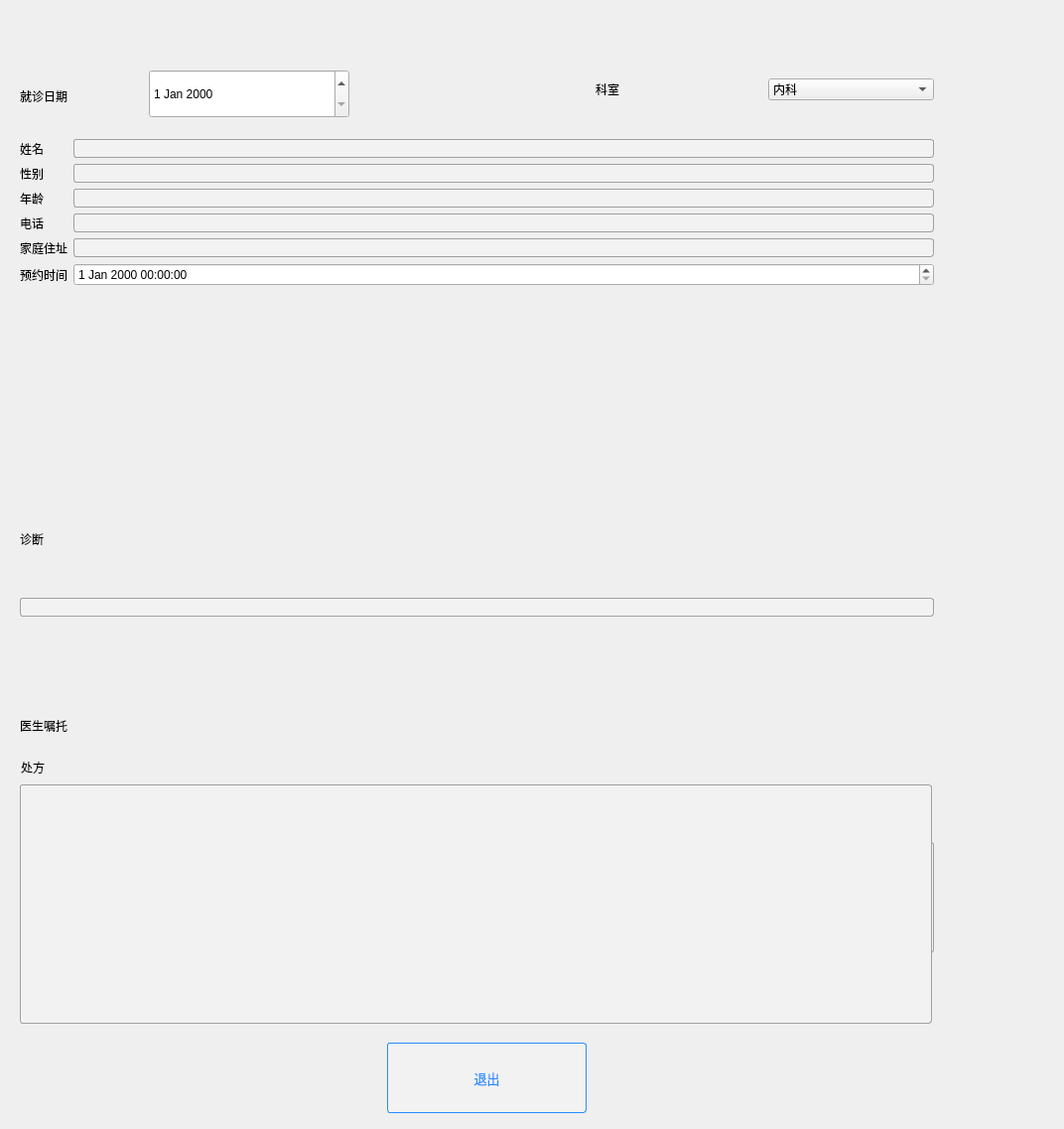
<?xml version="1.0" encoding="UTF-8"?>
<ui version="4.0">
 <class>patientcase</class>
 <widget class="QWidget" name="patientcase">
  <property name="geometry">
   <rect>
    <x>0</x>
    <y>0</y>
    <width>1072</width>
    <height>1137</height>
   </rect>
  </property>
  <property name="windowTitle">
   <string>Form</string>
  </property>
  <property name="styleSheet">
   <string notr="true">#patientcase{border-image: url(:/pitcure/UI3.jpg);}</string>
  </property>
  <widget class="QPushButton" name="exit">
   <property name="geometry">
    <rect>
     <x>390</x>
     <y>1050</y>
     <width>201</width>
     <height>71</height>
    </rect>
   </property>
   <property name="styleSheet">
    <string notr="true">* {
	outline: none; /* 去掉有焦点时的虚线 */
}

QDialog {
	background: #D6DBE9; /* 对话框背景色 */
}

QPushButton {
	border: 1px solid #298DFF; /* QPushButton边框的宽度、样式和颜色 */
	border-radius: 3px; /* 边框圆角 */
	background-color: #F2F2F2; /* 背景颜色 */
	color: #298DFF; /* 文本颜色 */
	font-family: &quot;Microsoft YaHei&quot;; /* 文本字体族 */
	font-size: 10pt; /* 文本字体大小 */
}

QPushButton:hover {	/* 鼠标悬浮在QPushButton上时的状态 */
	background-color: #298DFF;
	color: #F2F2F2;
}

QPushButton:checked { /* QPushButton可选中时的状态 */
	border: 1px solid #FF5242;
	background-color: #F2F2F2;
	color: #FF5242;
}

QPushButton:pressed { /* 鼠标按压在QPushButton上时的状态 */
	background-color: #257FE6;
}

QPushButton:checked:pressed { /* QPushButton处于可选中且鼠标按压在QPushButton上时的状态 */
	background-color: #F2F2F2;
}

QPushButton:disabled { /* QPushButton禁用时的状态 */
	border: 1px solid #CDCDCD;
	background-color: #CDCDCD;
	color: #B4B4B4;
}

QPushButton#ImageButton { /* 定义图片按钮，ImageButton为对象名，在QSS中为特定对象定制样式 */
	border-image: url(&quot;:/Resource/border_image&quot;); /* 使用border-image可以自适应按钮大小 */
	background-color: transparent; /* 不需要背景时可设为透明 */
}

QPushButton#ImageButton:hover {
	border-image: url(&quot;:/Resource/border_image_hover&quot;);
}

QPushButton#ImageButton:pressed {
	border-image: url(&quot;:/Resource/border_image&quot;);
}

QPushButton:menu-indicator { /* QPushButton带有菜单时的菜单指示器 */
	subcontrol-origin：padding; /* 菜单指示器的起始点 */
	subcontrol-position: center right; /* 菜单指示器的位置，处于水平靠右且垂直居中 */
	image: url(:/Resource/down_arrow_normal); /* 菜单指示器的图像 */
}

QPushButton:menu-indicator:hover, QPushButton:menu-indicator:open { /* 鼠标悬浮在菜单指示器上和菜单指示器启用时的状态 */
	position: relative;
	top: 2px;
	left: 2px;
	image: url(:/Resource/down_arrow_hover);
}

QMenu { /* 简单定义菜单样式 */
	border: 1px solid gray;
	border-radius: 3px;
	background-color: #F2F2F2;
}

QMenu::item { /* 菜单项的样式 */
	padding: 0px 0px 0px 40px;
	border: 0px solid transparent;
	background-color: transparent;
	color: #298DFF;
	min-width: 108px; /* 菜单项最小宽度，108+40+1*2=150，使得菜单宽度和QPushButton宽度保持一致 */
	min-height: 30px; /* 菜单项的最小高度 */
}

QMenu::item:selected { /* 菜单项处于选中时的状态 */
	background-color: #298DFF;
	color: #F2F2F2;
}
</string>
   </property>
   <property name="text">
    <string>退出</string>
   </property>
  </widget>
  <widget class="QLabel" name="label">
   <property name="geometry">
    <rect>
     <x>20</x>
     <y>80</y>
     <width>131</width>
     <height>34</height>
    </rect>
   </property>
   <property name="text">
    <string>就诊日期</string>
   </property>
  </widget>
  <widget class="QDateEdit" name="dateEdit">
   <property name="geometry">
    <rect>
     <x>150</x>
     <y>70</y>
     <width>202</width>
     <height>49</height>
    </rect>
   </property>
  </widget>
  <widget class="QWidget" name="formLayoutWidget">
   <property name="geometry">
    <rect>
     <x>20</x>
     <y>140</y>
     <width>921</width>
     <height>342</height>
    </rect>
   </property>
   <layout class="QFormLayout" name="formLayout">
    <item row="0" column="1">
     <widget class="QLineEdit" name="name">
      <property name="styleSheet">
       <string notr="true">* {
	outline: none;
}

QDialog {
	background: #D6DBE9;
}

QLineEdit {
	border: 1px solid #A0A0A0; /* 边框宽度为1px，颜色为#A0A0A0 */
	border-radius: 3px; /* 边框圆角 */
	padding-left: 5px; /* 文本距离左边界有5px */
	background-color: #F2F2F2; /* 背景颜色 */
	color: #A0A0A0; /* 文本颜色 */
	selection-background-color: #A0A0A0; /* 选中文本的背景颜色 */
	selection-color: #F2F2F2; /* 选中文本的颜色 */
	font-family: &quot;Microsoft YaHei&quot;; /* 文本字体族 */
	font-size: 10pt; /* 文本字体大小 */
}

QLineEdit:hover { /* 鼠标悬浮在QLineEdit时的状态 */
	border: 1px solid #298DFF;
	border-radius: 3px;
	background-color: #F2F2F2;
	color: #298DFF;
	selection-background-color: #298DFF;
	selection-color: #F2F2F2;
}

QLineEdit[echoMode=&quot;2&quot;] { /* QLineEdit有输入掩码时的状态 */
	lineedit-password-character: 9679;
	lineedit-password-mask-delay: 2000;
}

QLineEdit:disabled { /* QLineEdit在禁用时的状态 */
	border: 1px solid #CDCDCD;
	background-color: #CDCDCD;
	color: #B4B4B4;
}

QLineEdit:read-only { /* QLineEdit在只读时的状态 */
	background-color: #CDCDCD;
	color: #F2F2F2;
}
</string>
      </property>
     </widget>
    </item>
    <item row="1" column="0">
     <widget class="QLabel" name="label_5">
      <property name="text">
       <string>性别</string>
      </property>
     </widget>
    </item>
    <item row="1" column="1">
     <widget class="QLineEdit" name="sex">
      <property name="styleSheet">
       <string notr="true">* {
	outline: none;
}

QDialog {
	background: #D6DBE9;
}

QLineEdit {
	border: 1px solid #A0A0A0; /* 边框宽度为1px，颜色为#A0A0A0 */
	border-radius: 3px; /* 边框圆角 */
	padding-left: 5px; /* 文本距离左边界有5px */
	background-color: #F2F2F2; /* 背景颜色 */
	color: #A0A0A0; /* 文本颜色 */
	selection-background-color: #A0A0A0; /* 选中文本的背景颜色 */
	selection-color: #F2F2F2; /* 选中文本的颜色 */
	font-family: &quot;Microsoft YaHei&quot;; /* 文本字体族 */
	font-size: 10pt; /* 文本字体大小 */
}

QLineEdit:hover { /* 鼠标悬浮在QLineEdit时的状态 */
	border: 1px solid #298DFF;
	border-radius: 3px;
	background-color: #F2F2F2;
	color: #298DFF;
	selection-background-color: #298DFF;
	selection-color: #F2F2F2;
}

QLineEdit[echoMode=&quot;2&quot;] { /* QLineEdit有输入掩码时的状态 */
	lineedit-password-character: 9679;
	lineedit-password-mask-delay: 2000;
}

QLineEdit:disabled { /* QLineEdit在禁用时的状态 */
	border: 1px solid #CDCDCD;
	background-color: #CDCDCD;
	color: #B4B4B4;
}

QLineEdit:read-only { /* QLineEdit在只读时的状态 */
	background-color: #CDCDCD;
	color: #F2F2F2;
}
</string>
      </property>
     </widget>
    </item>
    <item row="3" column="0">
     <widget class="QLabel" name="label_6">
      <property name="text">
       <string>年龄</string>
      </property>
     </widget>
    </item>
    <item row="3" column="1">
     <widget class="QLineEdit" name="age">
      <property name="styleSheet">
       <string notr="true">* {
	outline: none;
}

QDialog {
	background: #D6DBE9;
}

QLineEdit {
	border: 1px solid #A0A0A0; /* 边框宽度为1px，颜色为#A0A0A0 */
	border-radius: 3px; /* 边框圆角 */
	padding-left: 5px; /* 文本距离左边界有5px */
	background-color: #F2F2F2; /* 背景颜色 */
	color: #A0A0A0; /* 文本颜色 */
	selection-background-color: #A0A0A0; /* 选中文本的背景颜色 */
	selection-color: #F2F2F2; /* 选中文本的颜色 */
	font-family: &quot;Microsoft YaHei&quot;; /* 文本字体族 */
	font-size: 10pt; /* 文本字体大小 */
}

QLineEdit:hover { /* 鼠标悬浮在QLineEdit时的状态 */
	border: 1px solid #298DFF;
	border-radius: 3px;
	background-color: #F2F2F2;
	color: #298DFF;
	selection-background-color: #298DFF;
	selection-color: #F2F2F2;
}

QLineEdit[echoMode=&quot;2&quot;] { /* QLineEdit有输入掩码时的状态 */
	lineedit-password-character: 9679;
	lineedit-password-mask-delay: 2000;
}

QLineEdit:disabled { /* QLineEdit在禁用时的状态 */
	border: 1px solid #CDCDCD;
	background-color: #CDCDCD;
	color: #B4B4B4;
}

QLineEdit:read-only { /* QLineEdit在只读时的状态 */
	background-color: #CDCDCD;
	color: #F2F2F2;
}
</string>
      </property>
     </widget>
    </item>
    <item row="0" column="0">
     <widget class="QLabel" name="label_4">
      <property name="text">
       <string>姓名</string>
      </property>
     </widget>
    </item>
    <item row="4" column="0">
     <widget class="QLabel" name="label_8">
      <property name="text">
       <string>电话</string>
      </property>
     </widget>
    </item>
    <item row="4" column="1">
     <widget class="QLineEdit" name="phone">
      <property name="styleSheet">
       <string notr="true">* {
	outline: none;
}

QDialog {
	background: #D6DBE9;
}

QLineEdit {
	border: 1px solid #A0A0A0; /* 边框宽度为1px，颜色为#A0A0A0 */
	border-radius: 3px; /* 边框圆角 */
	padding-left: 5px; /* 文本距离左边界有5px */
	background-color: #F2F2F2; /* 背景颜色 */
	color: #A0A0A0; /* 文本颜色 */
	selection-background-color: #A0A0A0; /* 选中文本的背景颜色 */
	selection-color: #F2F2F2; /* 选中文本的颜色 */
	font-family: &quot;Microsoft YaHei&quot;; /* 文本字体族 */
	font-size: 10pt; /* 文本字体大小 */
}

QLineEdit:hover { /* 鼠标悬浮在QLineEdit时的状态 */
	border: 1px solid #298DFF;
	border-radius: 3px;
	background-color: #F2F2F2;
	color: #298DFF;
	selection-background-color: #298DFF;
	selection-color: #F2F2F2;
}

QLineEdit[echoMode=&quot;2&quot;] { /* QLineEdit有输入掩码时的状态 */
	lineedit-password-character: 9679;
	lineedit-password-mask-delay: 2000;
}

QLineEdit:disabled { /* QLineEdit在禁用时的状态 */
	border: 1px solid #CDCDCD;
	background-color: #CDCDCD;
	color: #B4B4B4;
}

QLineEdit:read-only { /* QLineEdit在只读时的状态 */
	background-color: #CDCDCD;
	color: #F2F2F2;
}
</string>
      </property>
     </widget>
    </item>
    <item row="5" column="0">
     <widget class="QLabel" name="label_9">
      <property name="text">
       <string>家庭住址</string>
      </property>
     </widget>
    </item>
    <item row="5" column="1">
     <widget class="QLineEdit" name="address">
      <property name="styleSheet">
       <string notr="true">* {
	outline: none;
}

QDialog {
	background: #D6DBE9;
}

QLineEdit {
	border: 1px solid #A0A0A0; /* 边框宽度为1px，颜色为#A0A0A0 */
	border-radius: 3px; /* 边框圆角 */
	padding-left: 5px; /* 文本距离左边界有5px */
	background-color: #F2F2F2; /* 背景颜色 */
	color: #A0A0A0; /* 文本颜色 */
	selection-background-color: #A0A0A0; /* 选中文本的背景颜色 */
	selection-color: #F2F2F2; /* 选中文本的颜色 */
	font-family: &quot;Microsoft YaHei&quot;; /* 文本字体族 */
	font-size: 10pt; /* 文本字体大小 */
}

QLineEdit:hover { /* 鼠标悬浮在QLineEdit时的状态 */
	border: 1px solid #298DFF;
	border-radius: 3px;
	background-color: #F2F2F2;
	color: #298DFF;
	selection-background-color: #298DFF;
	selection-color: #F2F2F2;
}

QLineEdit[echoMode=&quot;2&quot;] { /* QLineEdit有输入掩码时的状态 */
	lineedit-password-character: 9679;
	lineedit-password-mask-delay: 2000;
}

QLineEdit:disabled { /* QLineEdit在禁用时的状态 */
	border: 1px solid #CDCDCD;
	background-color: #CDCDCD;
	color: #B4B4B4;
}

QLineEdit:read-only { /* QLineEdit在只读时的状态 */
	background-color: #CDCDCD;
	color: #F2F2F2;
}
</string>
      </property>
     </widget>
    </item>
    <item row="6" column="0">
     <widget class="QLabel" name="label_3">
      <property name="text">
       <string>预约时间</string>
      </property>
     </widget>
    </item>
    <item row="6" column="1">
     <widget class="QDateTimeEdit" name="dateTimeEdit"/>
    </item>
   </layout>
  </widget>
  <widget class="QWidget" name="horizontalLayoutWidget">
   <property name="geometry">
    <rect>
     <x>600</x>
     <y>50</y>
     <width>341</width>
     <height>80</height>
    </rect>
   </property>
   <layout class="QHBoxLayout" name="horizontalLayout">
    <item>
     <widget class="QLabel" name="label_2">
      <property name="text">
       <string>科室</string>
      </property>
     </widget>
    </item>
    <item>
     <widget class="QComboBox" name="comboBox">
      <item>
       <property name="text">
        <string>内科</string>
       </property>
      </item>
      <item>
       <property name="text">
        <string>外科</string>
       </property>
      </item>
      <item>
       <property name="text">
        <string>妇产科</string>
       </property>
      </item>
      <item>
       <property name="text">
        <string>男科</string>
       </property>
      </item>
      <item>
       <property name="text">
        <string>儿科</string>
       </property>
      </item>
      <item>
       <property name="text">
        <string>五官科</string>
       </property>
      </item>
      <item>
       <property name="text">
        <string>肿瘤科</string>
       </property>
      </item>
      <item>
       <property name="text">
        <string>皮肤科</string>
       </property>
      </item>
      <item>
       <property name="text">
        <string>传染科</string>
       </property>
      </item>
      <item>
       <property name="text">
        <string>心理科</string>
       </property>
      </item>
     </widget>
    </item>
   </layout>
  </widget>
  <widget class="QWidget" name="verticalLayoutWidget">
   <property name="geometry">
    <rect>
     <x>20</x>
     <y>490</y>
     <width>921</width>
     <height>131</height>
    </rect>
   </property>
   <layout class="QVBoxLayout" name="verticalLayout">
    <item>
     <widget class="QLabel" name="label_13">
      <property name="styleSheet">
       <string notr="true">font: 11pt &quot;Ubuntu&quot;;</string>
      </property>
      <property name="text">
       <string>诊断</string>
      </property>
     </widget>
    </item>
    <item>
     <widget class="QLineEdit" name="diagnosis">
      <property name="styleSheet">
       <string notr="true">* {
	outline: none;
}

QDialog {
	background: #D6DBE9;
}

QLineEdit {
	border: 1px solid #A0A0A0; /* 边框宽度为1px，颜色为#A0A0A0 */
	border-radius: 3px; /* 边框圆角 */
	padding-left: 5px; /* 文本距离左边界有5px */
	background-color: #F2F2F2; /* 背景颜色 */
	color: #A0A0A0; /* 文本颜色 */
	selection-background-color: #A0A0A0; /* 选中文本的背景颜色 */
	selection-color: #F2F2F2; /* 选中文本的颜色 */
	font-family: &quot;Microsoft YaHei&quot;; /* 文本字体族 */
	font-size: 10pt; /* 文本字体大小 */
}

QLineEdit:hover { /* 鼠标悬浮在QLineEdit时的状态 */
	border: 1px solid #298DFF;
	border-radius: 3px;
	background-color: #F2F2F2;
	color: #298DFF;
	selection-background-color: #298DFF;
	selection-color: #F2F2F2;
}

QLineEdit[echoMode=&quot;2&quot;] { /* QLineEdit有输入掩码时的状态 */
	lineedit-password-character: 9679;
	lineedit-password-mask-delay: 2000;
}

QLineEdit:disabled { /* QLineEdit在禁用时的状态 */
	border: 1px solid #CDCDCD;
	background-color: #CDCDCD;
	color: #B4B4B4;
}

QLineEdit:read-only { /* QLineEdit在只读时的状态 */
	background-color: #CDCDCD;
	color: #F2F2F2;
}
</string>
      </property>
     </widget>
    </item>
   </layout>
  </widget>
  <widget class="QWidget" name="verticalLayoutWidget_2">
   <property name="geometry">
    <rect>
     <x>20</x>
     <y>620</y>
     <width>921</width>
     <height>340</height>
    </rect>
   </property>
   <layout class="QVBoxLayout" name="verticalLayout_2">
    <item>
     <widget class="QLabel" name="label_14">
      <property name="text">
       <string>医生嘱托</string>
      </property>
     </widget>
    </item>
    <item>
     <widget class="QLineEdit" name="order">
      <property name="styleSheet">
       <string notr="true">
* {
	outline: none;
}

QDialog {
	background: #D6DBE9;
}

QLineEdit {
	border: 1px solid #A0A0A0; /* 边框宽度为1px，颜色为#A0A0A0 */
	border-radius: 3px; /* 边框圆角 */
	padding-left: 5px; /* 文本距离左边界有5px */
	background-color: #F2F2F2; /* 背景颜色 */
	color: #A0A0A0; /* 文本颜色 */
	selection-background-color: #A0A0A0; /* 选中文本的背景颜色 */
	selection-color: #F2F2F2; /* 选中文本的颜色 */
	font-family: &quot;Microsoft YaHei&quot;; /* 文本字体族 */
	font-size: 72pt; /* 文本字体大小 */
}

QLineEdit:hover { /* 鼠标悬浮在QLineEdit时的状态 */
	border: 1px solid #298DFF;
	border-radius: 3px;
	background-color: #F2F2F2;
	color: #298DFF;
	selection-background-color: #298DFF;
	selection-color: #F2F2F2;
}

QLineEdit[echoMode=&quot;2&quot;] { /* QLineEdit有输入掩码时的状态 */
	lineedit-password-character: 9679;
	lineedit-password-mask-delay: 2000;
}

QLineEdit:disabled { /* QLineEdit在禁用时的状态 */
	border: 1px solid #CDCDCD;
	background-color: #CDCDCD;
	color: #B4B4B4;
}

QLineEdit:read-only { /* QLineEdit在只读时的状态 */
	background-color: #CDCDCD;
	color: #F2F2F2;
}
</string>
      </property>
     </widget>
    </item>
   </layout>
  </widget>
  <widget class="QLabel" name="label_16">
   <property name="geometry">
    <rect>
     <x>21</x>
     <y>751</y>
     <width>58</width>
     <height>43</height>
    </rect>
   </property>
   <property name="text">
    <string>处方</string>
   </property>
  </widget>
  <widget class="QLineEdit" name="prescription">
   <property name="geometry">
    <rect>
     <x>20</x>
     <y>790</y>
     <width>919</width>
     <height>241</height>
    </rect>
   </property>
   <property name="styleSheet">
    <string notr="true">* {
	outline: none;
}

QDialog {
	background: #D6DBE9;
}

QLineEdit {
	border: 1px solid #A0A0A0; /* 边框宽度为1px，颜色为#A0A0A0 */
	border-radius: 3px; /* 边框圆角 */
	padding-left: 5px; /* 文本距离左边界有5px */
	background-color: #F2F2F2; /* 背景颜色 */
	color: #A0A0A0; /* 文本颜色 */
	selection-background-color: #A0A0A0; /* 选中文本的背景颜色 */
	selection-color: #F2F2F2; /* 选中文本的颜色 */
	font-family: &quot;Microsoft YaHei&quot;; /* 文本字体族 */
	font-size: 18pt; /* 文本字体大小 */
}

QLineEdit:hover { /* 鼠标悬浮在QLineEdit时的状态 */
	border: 1px solid #298DFF;
	border-radius: 3px;
	background-color: #F2F2F2;
	color: #298DFF;
	selection-background-color: #298DFF;
	selection-color: #F2F2F2;
}

QLineEdit[echoMode=&quot;2&quot;] { /* QLineEdit有输入掩码时的状态 */
	lineedit-password-character: 9679;
	lineedit-password-mask-delay: 2000;
}

QLineEdit:disabled { /* QLineEdit在禁用时的状态 */
	border: 1px solid #CDCDCD;
	background-color: #CDCDCD;
	color: #B4B4B4;
}

QLineEdit:read-only { /* QLineEdit在只读时的状态 */
	background-color: #CDCDCD;
	color: #F2F2F2;
}
</string>
   </property>
  </widget>
 </widget>
 <resources/>
 <connections>
  <connection>
   <sender>exit</sender>
   <signal>clicked()</signal>
   <receiver>patientcase</receiver>
   <slot>close()</slot>
   <hints>
    <hint type="sourcelabel">
     <x>1080</x>
     <y>875</y>
    </hint>
    <hint type="destinationlabel">
     <x>621</x>
     <y>477</y>
    </hint>
   </hints>
  </connection>
 </connections>
</ui>
